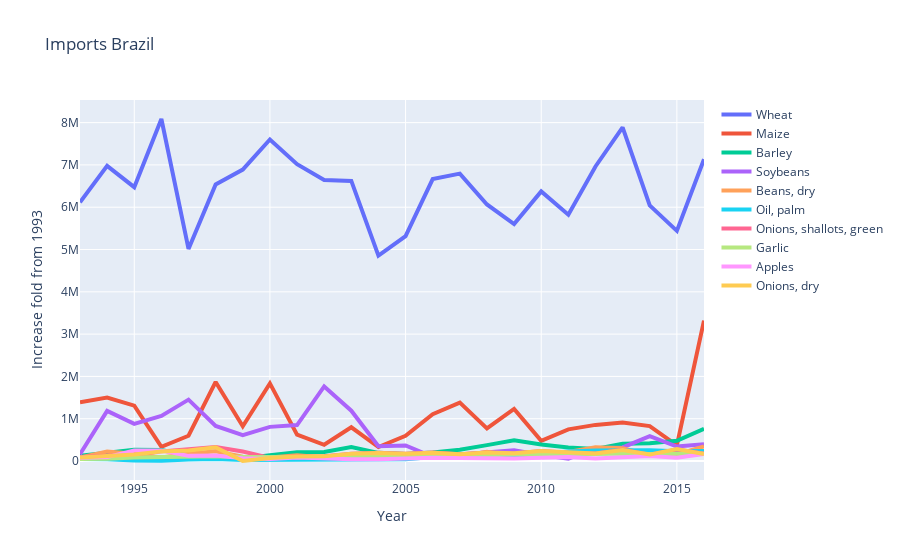

The notebook cell this image was saved under:
### Code cell
import plotly.graph_objects as go
years = [str(year) for year in range(1993, 2017)] 
fig = go.Figure()
items = df_imports_brazil['Item']
for i in range(0, 10):
    fig.add_trace(go.Scatter(x=years, y=df_imports_brazil.iloc[i][years], mode='lines', name=items[i], line = dict(width=4)))
fig.update_layout(title='Imports Brazil',
                   xaxis_title='Year',
                   yaxis_title='Increase fold from 1993')
